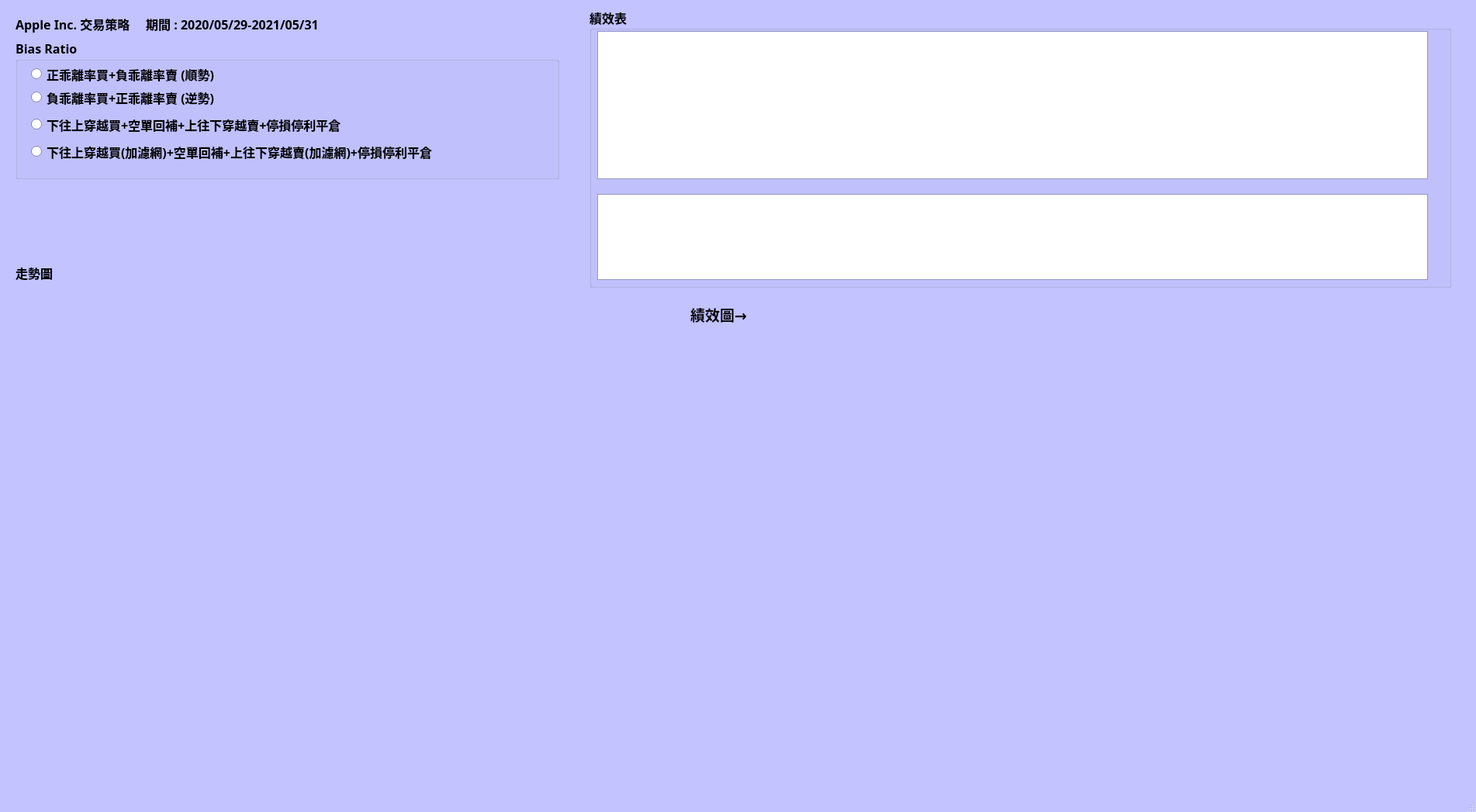
<?xml version="1.0" encoding="UTF-8"?>
<ui version="4.0">
 <class>MainWindow</class>
 <widget class="QMainWindow" name="MainWindow">
  <property name="geometry">
   <rect>
    <x>0</x>
    <y>0</y>
    <width>1903</width>
    <height>1047</height>
   </rect>
  </property>
  <property name="palette">
   <palette>
    <active>
     <colorrole role="WindowText">
      <brush brushstyle="SolidPattern">
       <color alpha="255">
        <red>0</red>
        <green>0</green>
        <blue>0</blue>
       </color>
      </brush>
     </colorrole>
     <colorrole role="Button">
      <brush brushstyle="SolidPattern">
       <color alpha="255">
        <red>194</red>
        <green>195</green>
        <blue>255</blue>
       </color>
      </brush>
     </colorrole>
     <colorrole role="Light">
      <brush brushstyle="SolidPattern">
       <color alpha="255">
        <red>255</red>
        <green>255</green>
        <blue>255</blue>
       </color>
      </brush>
     </colorrole>
     <colorrole role="Midlight">
      <brush brushstyle="SolidPattern">
       <color alpha="255">
        <red>224</red>
        <green>225</green>
        <blue>255</blue>
       </color>
      </brush>
     </colorrole>
     <colorrole role="Dark">
      <brush brushstyle="SolidPattern">
       <color alpha="255">
        <red>97</red>
        <green>97</green>
        <blue>127</blue>
       </color>
      </brush>
     </colorrole>
     <colorrole role="Mid">
      <brush brushstyle="SolidPattern">
       <color alpha="255">
        <red>129</red>
        <green>130</green>
        <blue>170</blue>
       </color>
      </brush>
     </colorrole>
     <colorrole role="Text">
      <brush brushstyle="SolidPattern">
       <color alpha="255">
        <red>0</red>
        <green>0</green>
        <blue>0</blue>
       </color>
      </brush>
     </colorrole>
     <colorrole role="BrightText">
      <brush brushstyle="SolidPattern">
       <color alpha="255">
        <red>255</red>
        <green>255</green>
        <blue>255</blue>
       </color>
      </brush>
     </colorrole>
     <colorrole role="ButtonText">
      <brush brushstyle="SolidPattern">
       <color alpha="255">
        <red>0</red>
        <green>0</green>
        <blue>0</blue>
       </color>
      </brush>
     </colorrole>
     <colorrole role="Base">
      <brush brushstyle="SolidPattern">
       <color alpha="255">
        <red>255</red>
        <green>255</green>
        <blue>255</blue>
       </color>
      </brush>
     </colorrole>
     <colorrole role="Window">
      <brush brushstyle="SolidPattern">
       <color alpha="255">
        <red>194</red>
        <green>195</green>
        <blue>255</blue>
       </color>
      </brush>
     </colorrole>
     <colorrole role="Shadow">
      <brush brushstyle="SolidPattern">
       <color alpha="255">
        <red>0</red>
        <green>0</green>
        <blue>0</blue>
       </color>
      </brush>
     </colorrole>
     <colorrole role="AlternateBase">
      <brush brushstyle="SolidPattern">
       <color alpha="255">
        <red>224</red>
        <green>225</green>
        <blue>255</blue>
       </color>
      </brush>
     </colorrole>
     <colorrole role="ToolTipBase">
      <brush brushstyle="SolidPattern">
       <color alpha="255">
        <red>255</red>
        <green>255</green>
        <blue>220</blue>
       </color>
      </brush>
     </colorrole>
     <colorrole role="ToolTipText">
      <brush brushstyle="SolidPattern">
       <color alpha="255">
        <red>0</red>
        <green>0</green>
        <blue>0</blue>
       </color>
      </brush>
     </colorrole>
    </active>
    <inactive>
     <colorrole role="WindowText">
      <brush brushstyle="SolidPattern">
       <color alpha="255">
        <red>0</red>
        <green>0</green>
        <blue>0</blue>
       </color>
      </brush>
     </colorrole>
     <colorrole role="Button">
      <brush brushstyle="SolidPattern">
       <color alpha="255">
        <red>194</red>
        <green>195</green>
        <blue>255</blue>
       </color>
      </brush>
     </colorrole>
     <colorrole role="Light">
      <brush brushstyle="SolidPattern">
       <color alpha="255">
        <red>255</red>
        <green>255</green>
        <blue>255</blue>
       </color>
      </brush>
     </colorrole>
     <colorrole role="Midlight">
      <brush brushstyle="SolidPattern">
       <color alpha="255">
        <red>224</red>
        <green>225</green>
        <blue>255</blue>
       </color>
      </brush>
     </colorrole>
     <colorrole role="Dark">
      <brush brushstyle="SolidPattern">
       <color alpha="255">
        <red>97</red>
        <green>97</green>
        <blue>127</blue>
       </color>
      </brush>
     </colorrole>
     <colorrole role="Mid">
      <brush brushstyle="SolidPattern">
       <color alpha="255">
        <red>129</red>
        <green>130</green>
        <blue>170</blue>
       </color>
      </brush>
     </colorrole>
     <colorrole role="Text">
      <brush brushstyle="SolidPattern">
       <color alpha="255">
        <red>0</red>
        <green>0</green>
        <blue>0</blue>
       </color>
      </brush>
     </colorrole>
     <colorrole role="BrightText">
      <brush brushstyle="SolidPattern">
       <color alpha="255">
        <red>255</red>
        <green>255</green>
        <blue>255</blue>
       </color>
      </brush>
     </colorrole>
     <colorrole role="ButtonText">
      <brush brushstyle="SolidPattern">
       <color alpha="255">
        <red>0</red>
        <green>0</green>
        <blue>0</blue>
       </color>
      </brush>
     </colorrole>
     <colorrole role="Base">
      <brush brushstyle="SolidPattern">
       <color alpha="255">
        <red>255</red>
        <green>255</green>
        <blue>255</blue>
       </color>
      </brush>
     </colorrole>
     <colorrole role="Window">
      <brush brushstyle="SolidPattern">
       <color alpha="255">
        <red>194</red>
        <green>195</green>
        <blue>255</blue>
       </color>
      </brush>
     </colorrole>
     <colorrole role="Shadow">
      <brush brushstyle="SolidPattern">
       <color alpha="255">
        <red>0</red>
        <green>0</green>
        <blue>0</blue>
       </color>
      </brush>
     </colorrole>
     <colorrole role="AlternateBase">
      <brush brushstyle="SolidPattern">
       <color alpha="255">
        <red>224</red>
        <green>225</green>
        <blue>255</blue>
       </color>
      </brush>
     </colorrole>
     <colorrole role="ToolTipBase">
      <brush brushstyle="SolidPattern">
       <color alpha="255">
        <red>255</red>
        <green>255</green>
        <blue>220</blue>
       </color>
      </brush>
     </colorrole>
     <colorrole role="ToolTipText">
      <brush brushstyle="SolidPattern">
       <color alpha="255">
        <red>0</red>
        <green>0</green>
        <blue>0</blue>
       </color>
      </brush>
     </colorrole>
    </inactive>
    <disabled>
     <colorrole role="WindowText">
      <brush brushstyle="SolidPattern">
       <color alpha="255">
        <red>97</red>
        <green>97</green>
        <blue>127</blue>
       </color>
      </brush>
     </colorrole>
     <colorrole role="Button">
      <brush brushstyle="SolidPattern">
       <color alpha="255">
        <red>194</red>
        <green>195</green>
        <blue>255</blue>
       </color>
      </brush>
     </colorrole>
     <colorrole role="Light">
      <brush brushstyle="SolidPattern">
       <color alpha="255">
        <red>255</red>
        <green>255</green>
        <blue>255</blue>
       </color>
      </brush>
     </colorrole>
     <colorrole role="Midlight">
      <brush brushstyle="SolidPattern">
       <color alpha="255">
        <red>224</red>
        <green>225</green>
        <blue>255</blue>
       </color>
      </brush>
     </colorrole>
     <colorrole role="Dark">
      <brush brushstyle="SolidPattern">
       <color alpha="255">
        <red>97</red>
        <green>97</green>
        <blue>127</blue>
       </color>
      </brush>
     </colorrole>
     <colorrole role="Mid">
      <brush brushstyle="SolidPattern">
       <color alpha="255">
        <red>129</red>
        <green>130</green>
        <blue>170</blue>
       </color>
      </brush>
     </colorrole>
     <colorrole role="Text">
      <brush brushstyle="SolidPattern">
       <color alpha="255">
        <red>97</red>
        <green>97</green>
        <blue>127</blue>
       </color>
      </brush>
     </colorrole>
     <colorrole role="BrightText">
      <brush brushstyle="SolidPattern">
       <color alpha="255">
        <red>255</red>
        <green>255</green>
        <blue>255</blue>
       </color>
      </brush>
     </colorrole>
     <colorrole role="ButtonText">
      <brush brushstyle="SolidPattern">
       <color alpha="255">
        <red>97</red>
        <green>97</green>
        <blue>127</blue>
       </color>
      </brush>
     </colorrole>
     <colorrole role="Base">
      <brush brushstyle="SolidPattern">
       <color alpha="255">
        <red>194</red>
        <green>195</green>
        <blue>255</blue>
       </color>
      </brush>
     </colorrole>
     <colorrole role="Window">
      <brush brushstyle="SolidPattern">
       <color alpha="255">
        <red>194</red>
        <green>195</green>
        <blue>255</blue>
       </color>
      </brush>
     </colorrole>
     <colorrole role="Shadow">
      <brush brushstyle="SolidPattern">
       <color alpha="255">
        <red>0</red>
        <green>0</green>
        <blue>0</blue>
       </color>
      </brush>
     </colorrole>
     <colorrole role="AlternateBase">
      <brush brushstyle="SolidPattern">
       <color alpha="255">
        <red>194</red>
        <green>195</green>
        <blue>255</blue>
       </color>
      </brush>
     </colorrole>
     <colorrole role="ToolTipBase">
      <brush brushstyle="SolidPattern">
       <color alpha="255">
        <red>255</red>
        <green>255</green>
        <blue>220</blue>
       </color>
      </brush>
     </colorrole>
     <colorrole role="ToolTipText">
      <brush brushstyle="SolidPattern">
       <color alpha="255">
        <red>0</red>
        <green>0</green>
        <blue>0</blue>
       </color>
      </brush>
     </colorrole>
    </disabled>
   </palette>
  </property>
  <property name="windowTitle">
   <string>MainWindow</string>
  </property>
  <widget class="QWidget" name="centralwidget">
   <widget class="QLabel" name="label">
    <property name="geometry">
     <rect>
      <x>20</x>
      <y>10</y>
      <width>531</width>
      <height>41</height>
     </rect>
    </property>
    <property name="font">
     <font>
      <family>微軟正黑體</family>
      <pointsize>12</pointsize>
      <weight>75</weight>
      <bold>true</bold>
     </font>
    </property>
    <property name="text">
     <string>Apple Inc. 交易策略     期間 : 2020/05/29-2021/05/31</string>
    </property>
   </widget>
   <widget class="QGroupBox" name="groupBox">
    <property name="geometry">
     <rect>
      <x>20</x>
      <y>50</y>
      <width>701</width>
      <height>181</height>
     </rect>
    </property>
    <property name="font">
     <font>
      <family>Yu Gothic UI Semibold</family>
      <pointsize>12</pointsize>
      <weight>75</weight>
      <bold>true</bold>
     </font>
    </property>
    <property name="title">
     <string>Bias Ratio</string>
    </property>
    <widget class="QRadioButton" name="radioButton">
     <property name="geometry">
      <rect>
       <x>20</x>
       <y>30</y>
       <width>341</width>
       <height>31</height>
      </rect>
     </property>
     <property name="text">
      <string>正乖離率買+負乖離率賣 (順勢)</string>
     </property>
    </widget>
    <widget class="QRadioButton" name="radioButton_2">
     <property name="geometry">
      <rect>
       <x>20</x>
       <y>60</y>
       <width>321</width>
       <height>31</height>
      </rect>
     </property>
     <property name="text">
      <string>負乖離率買+正乖離率賣 (逆勢)</string>
     </property>
    </widget>
    <widget class="QRadioButton" name="radioButton_3">
     <property name="geometry">
      <rect>
       <x>20</x>
       <y>90</y>
       <width>631</width>
       <height>41</height>
      </rect>
     </property>
     <property name="text">
      <string>下往上穿越買+空單回補+上往下穿越賣+停損停利平倉</string>
     </property>
    </widget>
    <widget class="QRadioButton" name="radioButton_4">
     <property name="geometry">
      <rect>
       <x>20</x>
       <y>130</y>
       <width>661</width>
       <height>31</height>
      </rect>
     </property>
     <property name="text">
      <string>下往上穿越買(加濾網)+空單回補+上往下穿越賣(加濾網)+停損停利平倉</string>
     </property>
    </widget>
   </widget>
   <widget class="QGroupBox" name="groupBox_2">
    <property name="geometry">
     <rect>
      <x>760</x>
      <y>10</y>
      <width>1111</width>
      <height>361</height>
     </rect>
    </property>
    <property name="font">
     <font>
      <family>Yu Gothic UI Semibold</family>
      <pointsize>12</pointsize>
      <weight>75</weight>
      <bold>true</bold>
     </font>
    </property>
    <property name="title">
     <string>績效表</string>
    </property>
    <widget class="QTableWidget" name="tableWidget">
     <property name="geometry">
      <rect>
       <x>10</x>
       <y>30</y>
       <width>1071</width>
       <height>191</height>
      </rect>
     </property>
    </widget>
    <widget class="QTableWidget" name="tableWidget_2">
     <property name="geometry">
      <rect>
       <x>10</x>
       <y>240</y>
       <width>1071</width>
       <height>111</height>
      </rect>
     </property>
    </widget>
   </widget>
   <widget class="QLabel" name="label_2">
    <property name="geometry">
     <rect>
      <x>20</x>
      <y>340</y>
      <width>81</width>
      <height>31</height>
     </rect>
    </property>
    <property name="font">
     <font>
      <family>微軟正黑體</family>
      <pointsize>12</pointsize>
      <weight>75</weight>
      <bold>true</bold>
     </font>
    </property>
    <property name="text">
     <string>走勢圖</string>
    </property>
    <property name="scaledContents">
     <bool>true</bool>
    </property>
    <property name="alignment">
     <set>Qt::AlignLeading|Qt::AlignLeft|Qt::AlignTop</set>
    </property>
   </widget>
   <widget class="QLabel" name="label_3">
    <property name="geometry">
     <rect>
      <x>20</x>
      <y>380</y>
      <width>821</width>
      <height>591</height>
     </rect>
    </property>
    <property name="font">
     <font>
      <family>微軟正黑體</family>
      <pointsize>12</pointsize>
     </font>
    </property>
    <property name="text">
     <string/>
    </property>
    <property name="pixmap">
     <pixmap>111.png</pixmap>
    </property>
    <property name="scaledContents">
     <bool>true</bool>
    </property>
    <property name="alignment">
     <set>Qt::AlignLeading|Qt::AlignLeft|Qt::AlignTop</set>
    </property>
   </widget>
   <widget class="QLabel" name="label_4">
    <property name="geometry">
     <rect>
      <x>890</x>
      <y>390</y>
      <width>101</width>
      <height>31</height>
     </rect>
    </property>
    <property name="font">
     <font>
      <family>微軟正黑體</family>
      <pointsize>14</pointsize>
      <weight>75</weight>
      <bold>true</bold>
     </font>
    </property>
    <property name="text">
     <string>績效圖→</string>
    </property>
   </widget>
   <widget class="QLabel" name="label_5">
    <property name="geometry">
     <rect>
      <x>990</x>
      <y>390</y>
      <width>881</width>
      <height>581</height>
     </rect>
    </property>
    <property name="text">
     <string/>
    </property>
    <property name="pixmap">
     <pixmap>222.png</pixmap>
    </property>
    <property name="scaledContents">
     <bool>true</bool>
    </property>
   </widget>
  </widget>
  <widget class="QMenuBar" name="menubar">
   <property name="geometry">
    <rect>
     <x>0</x>
     <y>0</y>
     <width>1903</width>
     <height>25</height>
    </rect>
   </property>
  </widget>
  <widget class="QStatusBar" name="statusbar"/>
 </widget>
 <resources/>
 <connections/>
</ui>
